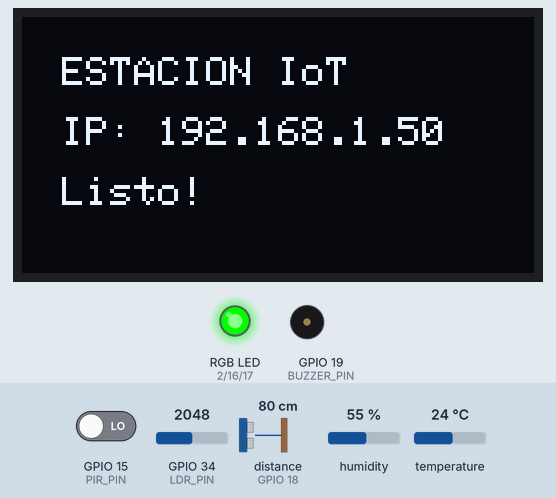
Simulated run of this program. Board: ESP32. Shown: 128×64 one-colour display, an RGB LED mixed from three pins (HIGH = lit), buzzer (waves = sounding, pin HIGH). The inputs (shaded band) are chosen by the test bench; at power-on: GPIO 15 (PIR_PIN) LOW, GPIO 34 (LDR_PIN) = 2048, distance to the obstacle (sensor on GPIO 18) 80 cm, humidity 55 %, temperature 24 °C. The echo pulse lasts 58.3 µs per cm; WiFi joins after 1.5 s; servers stay silent unless stated; uploads are accepted with an empty reply; pins used as bus, display or sensor lines are not drawn; what the program prints to the serial monitor is not drawn.

Above: at 4.6 s.
At 30.1 s:
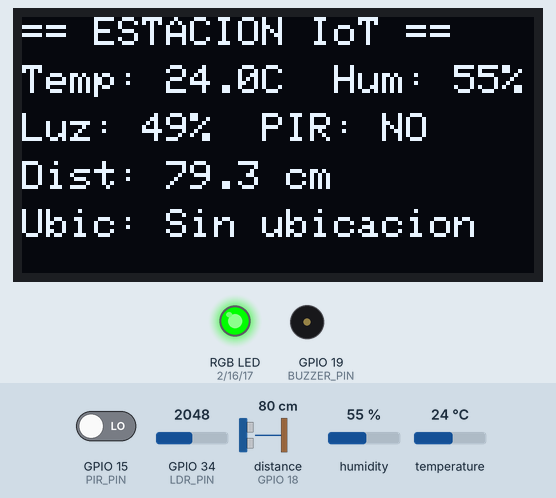
Timing chart, 0 to 31.6 s (numbered marks = the images above):
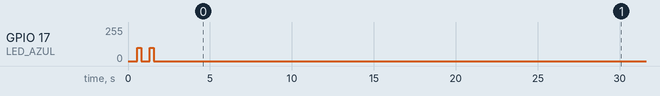

The program:

main.cpp
```cpp
/*
 * ============================================
 *  ESTACION IoT INTELIGENTE - ESP32
 * ============================================
 *  Proyecto: Estacion de monitorizacion ambiental
 *  Sensores: DHT11, PIR, LDR, HC-SR04
 *  Actuadores: OLED 0.96", LED RGB, Buzzer
 *  Comunicacion: WiFi + HTTP POST a n8n
 *
 *  Alumno: autor
 *  Asignatura: Programacion para IA - CE en IA y Big Data
 * ============================================
 */

#include <Arduino.h>
#include <WiFi.h>
#include <HTTPClient.h>
#include <ArduinoJson.h>
#include <DHT.h>
#include <Wire.h>
#include <Adafruit_GFX.h>
#include <Adafruit_SSD1306.h>

// ==========================================
//  CONFIGURACION - MODIFICA ESTOS VALORES
// ==========================================

// WiFi
const char* WIFI_SSID     = "Archer";
const char* WIFI_PASSWORD = "Antain81";

// n8n Webhook URL
// Cambiar segun donde este corriendo n8n:
//   - Servidor del profesor (cuando este disponible):
//     "https://progian8n.duckdns.org/webhook/estacion-iot"
//   - n8n local en Docker + ngrok (lo que uso yo):
const char* N8N_WEBHOOK_URL = "https://tapping-widget-entering.ngrok-free.dev/webhook/estacion-iot";

// Intervalo de envio de datos (milisegundos)
const unsigned long INTERVALO_ENVIO = 30000; // 30 segundos

// ==========================================
//  PINES - SENSORES
// ==========================================

// DHT11 - Temperatura y Humedad
#define DHT_PIN     4
#define DHT_TYPE    DHT11

// PIR HC-SR501 - Deteccion de presencia
#define PIR_PIN     15

// LDR - Fotorresistencia (luz ambiente)
#define LDR_PIN     34  // Pin analogico

// HC-SR04 - Sensor ultrasonico (distancia)
#define TRIG_PIN    5
#define ECHO_PIN    18

// ==========================================
//  PINES - ACTUADORES
// ==========================================

// LED RGB (anodo comun o catodo comun)
#define LED_ROJO    2
#define LED_VERDE   16
#define LED_AZUL    17

// Buzzer activo
#define BUZZER_PIN  19

// OLED 0.96" I2C
#define OLED_WIDTH  128
#define OLED_HEIGHT 64
#define OLED_ADDR   0x3C

// ==========================================
//  OBJETOS GLOBALES
// ==========================================

DHT dht(DHT_PIN, DHT_TYPE);
Adafruit_SSD1306 oled(OLED_WIDTH, OLED_HEIGHT, &Wire, -1);

unsigned long ultimoEnvio = 0;
bool oledDisponible = false;

// ==========================================
//  ESTRUCTURAS DE DATOS
// ==========================================

struct DatosSensores {
  float temperatura;
  float humedad;
  int   luz;          // 0-4095 (0=mucha luz, 4095=oscuro)
  int   luzPorcentaje; // 0-100% (0=oscuro, 100=mucha luz)
  bool  presencia;
  float distancia;    // cm
  bool  valido;       // si la lectura es correcta
};

// ==========================================
//  FUNCIONES DE SENSORES
// ==========================================

// Lee todos los sensores y devuelve struct con datos
DatosSensores leerSensores() {
  DatosSensores datos;
  datos.valido = true;

  // --- DHT11: Temperatura y Humedad ---
  datos.temperatura = dht.readTemperature();
  datos.humedad = dht.readHumidity();

  if (isnan(datos.temperatura) || isnan(datos.humedad)) {
    Serial.println("[ERROR] Fallo al leer DHT11");
    datos.temperatura = -999;
    datos.humedad = -999;
    datos.valido = false;
  }

  // --- LDR: Nivel de luz ---
  datos.luz = analogRead(LDR_PIN);
  // Convertir a porcentaje (invertido: mas valor analogico = menos luz)
  datos.luzPorcentaje = map(datos.luz, 4095, 0, 0, 100);
  datos.luzPorcentaje = constrain(datos.luzPorcentaje, 0, 100);

  // --- PIR: Presencia ---
  datos.presencia = digitalRead(PIR_PIN) == HIGH;

  // --- HC-SR04: Distancia ---
  digitalWrite(TRIG_PIN, LOW);
  delayMicroseconds(2);
  digitalWrite(TRIG_PIN, HIGH);
  delayMicroseconds(10);
  digitalWrite(TRIG_PIN, LOW);

  long duracion = pulseIn(ECHO_PIN, HIGH, 30000); // timeout 30ms
  if (duracion == 0) {
    datos.distancia = -1; // sin eco
  } else {
    datos.distancia = duracion * 0.034 / 2.0; // cm
  }

  return datos;
}

// ==========================================
//  FUNCIONES DE ACTUADORES
// ==========================================

// Establece color del LED RGB (0-255 cada canal)
void setLedColor(int r, int g, int b) {
  analogWrite(LED_ROJO, r);
  analogWrite(LED_VERDE, g);
  analogWrite(LED_AZUL, b);
}

// LED segun nivel de alerta
void setAlertaLED(const String& nivel) {
  if (nivel == "VERDE") {
    setLedColor(0, 255, 0);       // Todo bien
  } else if (nivel == "AMARILLO") {
    setLedColor(255, 255, 0);     // Atencion
  } else if (nivel == "ROJO") {
    setLedColor(255, 0, 0);       // Alerta
    // Buzzer suena en alerta roja
    digitalWrite(BUZZER_PIN, HIGH);
    delay(200);
    digitalWrite(BUZZER_PIN, LOW);
  } else {
    setLedColor(0, 0, 50);        // Azul tenue = standby
  }
}

// Muestra datos en OLED
void mostrarOLED(DatosSensores datos, String ciudad) {
  if (!oledDisponible) return;

  oled.clearDisplay();
  oled.setTextSize(1);
  oled.setTextColor(SSD1306_WHITE);

  // Linea 1: Titulo
  oled.setCursor(0, 0);
  oled.println("== ESTACION IoT ==");

  // Linea 2: Temperatura y Humedad
  oled.setCursor(0, 12);
  if (datos.temperatura != -999) {
    oled.print("Temp: ");
    oled.print(datos.temperatura, 1);
    oled.print("C  Hum: ");
    oled.print(datos.humedad, 0);
    oled.println("%");
  } else {
    oled.println("Temp: ERROR");
  }

  // Linea 3: Luz
  oled.setCursor(0, 24);
  oled.print("Luz: ");
  oled.print(datos.luzPorcentaje);
  oled.print("%");

  // Linea 4: Presencia
  oled.print("  PIR: ");
  oled.println(datos.presencia ? "SI" : "NO");

  // Linea 5: Distancia
  oled.setCursor(0, 36);
  if (datos.distancia > 0) {
    oled.print("Dist: ");
    oled.print(datos.distancia, 1);
    oled.println(" cm");
  } else {
    oled.println("Dist: ---");
  }

  // Linea 6: Ciudad (de geolocalizacion)
  oled.setCursor(0, 48);
  oled.print("Ubic: ");
  oled.println(ciudad.length() > 0 ? ciudad : "Sin ubicacion");

  oled.display();
}

// ==========================================
//  FUNCIONES DE COMUNICACION
// ==========================================

// Conecta al WiFi
void conectarWiFi() {
  Serial.print("[WiFi] Conectando a ");
  Serial.println(WIFI_SSID);

  WiFi.begin(WIFI_SSID, WIFI_PASSWORD);

  int intentos = 0;
  while (WiFi.status() != WL_CONNECTED && intentos < 30) {
    delay(500);
    Serial.print(".");
    intentos++;

    // Parpadeo azul mientras conecta
    setLedColor(0, 0, 100);
    delay(250);
    setLedColor(0, 0, 0);
  }

  if (WiFi.status() == WL_CONNECTED) {
    Serial.println();
    Serial.print("[WiFi] Conectado! IP: ");
    Serial.println(WiFi.localIP());
    setLedColor(0, 255, 0); // Verde = conectado
    delay(1000);
  } else {
    Serial.println();
    Serial.println("[WiFi] ERROR: No se pudo conectar");
    setLedColor(255, 0, 0); // Rojo = error
  }
}

// Envia datos a n8n por HTTP POST
String enviarDatos(DatosSensores datos) {
  if (WiFi.status() != WL_CONNECTED) {
    Serial.println("[HTTP] Sin WiFi, reconectando...");
    conectarWiFi();
    if (WiFi.status() != WL_CONNECTED) {
      return "ERROR_WIFI";
    }
  }

  HTTPClient http;
  http.begin(N8N_WEBHOOK_URL);
  http.addHeader("Content-Type", "application/json");
  http.setTimeout(10000); // 10 segundos timeout

  // Construir JSON
  JsonDocument doc;
  doc["temp"]       = datos.temperatura;
  doc["hum"]        = datos.humedad;
  doc["luz"]        = datos.luzPorcentaje;
  doc["presencia"]  = datos.presencia;
  doc["distancia"]  = datos.distancia;
  doc["valido"]     = datos.valido;
  doc["ip"]         = WiFi.localIP().toString();
  doc["rssi"]       = WiFi.RSSI(); // Fuerza senal WiFi
  doc["uptime"]     = millis() / 1000; // Segundos encendido

  String jsonString;
  serializeJson(doc, jsonString);

  Serial.print("[HTTP] Enviando: ");
  Serial.println(jsonString);

  int httpCode = http.POST(jsonString);
  String respuesta = "";

  if (httpCode > 0) {
    respuesta = http.getString();
    Serial.print("[HTTP] Respuesta (");
    Serial.print(httpCode);
    Serial.print("): ");
    Serial.println(respuesta);
  } else {
    Serial.print("[HTTP] Error: ");
    Serial.println(http.errorToString(httpCode));
    respuesta = "ERROR_HTTP";
  }

  http.end();
  return respuesta;
}

// ==========================================
//  SERVIDOR WEB PARA RECIBIR ORDENES
// ==========================================

#include <WebServer.h>
WebServer servidor(80);

String ciudadActual = "";
String nivelAlerta = "STANDBY";

// Endpoint: n8n envia alerta y color LED
void handleAlerta() {
  if (servidor.hasArg("plain")) {
    JsonDocument doc;
    DeserializationError error = deserializeJson(doc, servidor.arg("plain"));

    if (!error) {
      nivelAlerta = doc["nivel"].as<String>();   // VERDE, AMARILLO, ROJO
      ciudadActual = doc["ciudad"].as<String>(); // Ciudad detectada

      setAlertaLED(nivelAlerta);

      Serial.print("[ALERTA] Nivel: ");
      Serial.print(nivelAlerta);
      Serial.print(" | Ciudad: ");
      Serial.println(ciudadActual);

      servidor.send(200, "application/json", "{\"ok\":true}");
    } else {
      servidor.send(400, "application/json", "{\"error\":\"JSON invalido\"}");
    }
  } else {
    servidor.send(400, "application/json", "{\"error\":\"Sin body\"}");
  }
}

// Endpoint: estado actual de los sensores
void handleEstado() {
  DatosSensores datos = leerSensores();

  JsonDocument doc;
  doc["temp"]      = datos.temperatura;
  doc["hum"]       = datos.humedad;
  doc["luz"]       = datos.luzPorcentaje;
  doc["presencia"] = datos.presencia;
  doc["distancia"] = datos.distancia;
  doc["alerta"]    = nivelAlerta;
  doc["ciudad"]    = ciudadActual;
  doc["uptime"]    = millis() / 1000;

  String json;
  serializeJson(doc, json);
  servidor.send(200, "application/json", json);
}

// ==========================================
//  SETUP
// ==========================================

void setup() {
  Serial.begin(115200);
  Serial.println();
  Serial.println("=============================");
  Serial.println(" ESTACION IoT - Iniciando...");
  Serial.println("=============================");

  // Inicializar pines
  pinMode(PIR_PIN, INPUT);
  pinMode(TRIG_PIN, OUTPUT);
  pinMode(ECHO_PIN, INPUT);
  pinMode(LED_ROJO, OUTPUT);
  pinMode(LED_VERDE, OUTPUT);
  pinMode(LED_AZUL, OUTPUT);
  pinMode(BUZZER_PIN, OUTPUT);
  pinMode(LDR_PIN, INPUT);

  // Buzzer apagado
  digitalWrite(BUZZER_PIN, LOW);

  // LED RGB apagado
  setLedColor(0, 0, 0);

  // Inicializar DHT11
  dht.begin();
  Serial.println("[OK] DHT11 iniciado");

  // Inicializar OLED
  if (oled.begin(SSD1306_SWITCHCAPVCC, OLED_ADDR)) {
    oledDisponible = true;
    oled.clearDisplay();
    oled.setTextSize(1);
    oled.setTextColor(SSD1306_WHITE);
    oled.setCursor(10, 25);
    oled.println("Conectando WiFi...");
    oled.display();
    Serial.println("[OK] OLED iniciado");
  } else {
    Serial.println("[AVISO] OLED no detectado, continuando sin pantalla");
  }

  // Conectar WiFi
  conectarWiFi();

  // Iniciar servidor web (para recibir ordenes de n8n)
  servidor.on("/alerta", HTTP_POST, handleAlerta);
  servidor.on("/estado", HTTP_GET, handleEstado);
  servidor.begin();
  Serial.print("[OK] Servidor web en http://");
  Serial.println(WiFi.localIP());

  // Esperar 2 seg para que el PIR se estabilice
  Serial.println("[INFO] Esperando estabilizacion PIR (2s)...");
  delay(2000);

  // Mostrar pantalla inicial
  if (oledDisponible) {
    oled.clearDisplay();
    oled.setCursor(10, 10);
    oled.println("ESTACION IoT");
    oled.setCursor(10, 25);
    oled.print("IP: ");
    oled.println(WiFi.localIP());
    oled.setCursor(10, 40);
    oled.println("Listo!");
    oled.display();
  }

  setAlertaLED("VERDE");
  Serial.println("=============================");
  Serial.println(" ESTACION IoT - LISTA!");
  Serial.println("=============================");
}

// ==========================================
//  LOOP PRINCIPAL
// ==========================================

void loop() {
  // Atender peticiones web (alertas de n8n)
  servidor.handleClient();

  // Enviar datos cada INTERVALO_ENVIO milisegundos
  unsigned long ahora = millis();
  if (ahora - ultimoEnvio >= INTERVALO_ENVIO) {
    ultimoEnvio = ahora;

    // 1. Leer sensores
    DatosSensores datos = leerSensores();

    // 2. Mostrar en OLED
    mostrarOLED(datos, ciudadActual);

    // 3. Mostrar en Serial (debug)
    Serial.println("--- Lectura sensores ---");
    Serial.print("  Temp: "); Serial.print(datos.temperatura); Serial.println(" C");
    Serial.print("  Hum:  "); Serial.print(datos.humedad); Serial.println(" %");
    Serial.print("  Luz:  "); Serial.print(datos.luzPorcentaje); Serial.println(" %");
    Serial.print("  PIR:  "); Serial.println(datos.presencia ? "Movimiento" : "Nada");
    Serial.print("  Dist: "); Serial.print(datos.distancia); Serial.println(" cm");
    Serial.println("------------------------");

    // 4. Enviar a n8n
    String respuesta = enviarDatos(datos);

    // 5. Procesar respuesta de n8n (si devuelve alerta)
    if (respuesta != "ERROR_WIFI" && respuesta != "ERROR_HTTP" && respuesta.length() > 2) {
      JsonDocument respDoc;
      DeserializationError error = deserializeJson(respDoc, respuesta);
      if (!error && respDoc.containsKey("nivel")) {
        nivelAlerta = respDoc["nivel"].as<String>();
        ciudadActual = respDoc["ciudad"].as<String>();
        setAlertaLED(nivelAlerta);
      }
    }
  }

  // Pequena pausa para no saturar CPU
  delay(10);
}
```

Measured:
- what the display in image 0 shows lasts 25.5 s, from 4.6 s to 30.1 s
